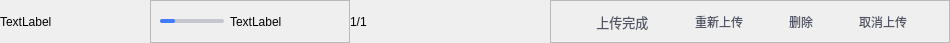
<?xml version="1.0" encoding="UTF-8"?>
<ui version="4.0">
 <class>QueueTableItem</class>
 <widget class="QWidget" name="QueueTableItem">
  <property name="geometry">
   <rect>
    <x>0</x>
    <y>0</y>
    <width>950</width>
    <height>41</height>
   </rect>
  </property>
  <property name="windowTitle">
   <string>Form</string>
  </property>
  <layout class="QHBoxLayout" name="horizontalLayout" stretch="1,3,1,2">
   <property name="spacing">
    <number>0</number>
   </property>
   <property name="sizeConstraint">
    <enum>QLayout::SetDefaultConstraint</enum>
   </property>
   <property name="leftMargin">
    <number>0</number>
   </property>
   <property name="topMargin">
    <number>0</number>
   </property>
   <property name="rightMargin">
    <number>0</number>
   </property>
   <property name="bottomMargin">
    <number>0</number>
   </property>
   <item>
    <widget class="QLabel" name="labelFileName">
     <property name="minimumSize">
      <size>
       <width>150</width>
       <height>0</height>
      </size>
     </property>
     <property name="maximumSize">
      <size>
       <width>150</width>
       <height>16777215</height>
      </size>
     </property>
     <property name="text">
      <string>TextLabel</string>
     </property>
    </widget>
   </item>
   <item>
    <widget class="QFrame" name="frame">
     <property name="minimumSize">
      <size>
       <width>200</width>
       <height>0</height>
      </size>
     </property>
     <property name="maximumSize">
      <size>
       <width>200</width>
       <height>16777215</height>
      </size>
     </property>
     <property name="frameShape">
      <enum>QFrame::StyledPanel</enum>
     </property>
     <property name="frameShadow">
      <enum>QFrame::Raised</enum>
     </property>
     <layout class="QHBoxLayout" name="horizontalLayout_2">
      <item>
       <widget class="QProgressBar" name="progressBar">
        <property name="minimumSize">
         <size>
          <width>64</width>
          <height>4</height>
         </size>
        </property>
        <property name="maximumSize">
         <size>
          <width>64</width>
          <height>4</height>
         </size>
        </property>
        <property name="styleSheet">
         <string notr="true">QProgressBar{text-align: center;
                                     background-color: #FFC4C7D0;
                                     border: 0px solid #FFC4C7D0;
                                     border-radius: 2px;}
QProgressBar::chunk{background-color: #FF407AFF;
                                     border-radius: 2px;}</string>
        </property>
        <property name="value">
         <number>24</number>
        </property>
        <property name="textVisible">
         <bool>false</bool>
        </property>
       </widget>
      </item>
      <item>
       <widget class="QLabel" name="labelProgressStatus">
        <property name="text">
         <string>TextLabel</string>
        </property>
       </widget>
      </item>
     </layout>
    </widget>
   </item>
   <item>
    <widget class="QLabel" name="labelPhoneNum">
     <property name="text">
      <string>1/1</string>
     </property>
    </widget>
   </item>
   <item>
    <widget class="QFrame" name="frame_2">
     <property name="frameShape">
      <enum>QFrame::StyledPanel</enum>
     </property>
     <property name="frameShadow">
      <enum>QFrame::Raised</enum>
     </property>
     <layout class="QHBoxLayout" name="horizontalLayout_3">
      <item>
       <widget class="QToolButton" name="toolBtnFinish">
        <property name="font">
         <font>
          <pointsize>10</pointsize>
         </font>
        </property>
        <property name="styleSheet">
         <string notr="true"> QToolButton {
     border: none;
     border-radius:2px;
	 background: transparent;
	 color:#FF505465;
 }
QToolButton:hover
{
	border:none;
	background: transparent;
}
 QToolButton:pressed {
     border: 2px solid #FF407AFF;
     border-radius: 2px;
	 background: transparent;
	 /*background-color: #FF407AFF;*/
	 color:#FFFFFFFF;
 }

 QToolButton:flat {
     border: none; /* no border for a flat push button */
 }

 QToolButton:default {
     border-color: navy; /* make the default button prominent */
 }
</string>
        </property>
        <property name="text">
         <string> 上传完成</string>
        </property>
        <property name="icon">
         <iconset resource="res.qrc">
          <normaloff>:/resource/upload/uploadFinish.png</normaloff>:/resource/upload/uploadFinish.png</iconset>
        </property>
        <property name="iconSize">
         <size>
          <width>12</width>
          <height>12</height>
         </size>
        </property>
        <property name="toolButtonStyle">
         <enum>Qt::ToolButtonTextBesideIcon</enum>
        </property>
       </widget>
      </item>
      <item>
       <widget class="QToolButton" name="toolBtnReupload">
        <property name="cursor">
         <cursorShape>PointingHandCursor</cursorShape>
        </property>
        <property name="styleSheet">
         <string notr="true"> QToolButton {
     border: none;
     border-radius:2px;
	 background: transparent;
	 color:#FF505465;
 }
QToolButton:hover
{
	border:none;
	background: transparent;
}
 QToolButton:pressed {
     border: 2px solid #FF407AFF;
     border-radius: 2px;
	 background: transparent;
	 /*background-color: #FF407AFF;*/
	 color:#FFFFFFFF;
 }

 QToolButton:flat {
     border: none; /* no border for a flat push button */
 }

 QToolButton:default {
     border-color: navy; /* make the default button prominent */
 }
</string>
        </property>
        <property name="text">
         <string> 重新上传</string>
        </property>
        <property name="icon">
         <iconset resource="res.qrc">
          <normaloff>:/resource/upload/reupload.png</normaloff>:/resource/upload/reupload.png</iconset>
        </property>
        <property name="iconSize">
         <size>
          <width>12</width>
          <height>12</height>
         </size>
        </property>
        <property name="toolButtonStyle">
         <enum>Qt::ToolButtonTextBesideIcon</enum>
        </property>
       </widget>
      </item>
      <item>
       <widget class="QToolButton" name="toolBtnDelete">
        <property name="cursor">
         <cursorShape>PointingHandCursor</cursorShape>
        </property>
        <property name="styleSheet">
         <string notr="true"> QToolButton {
     border: none;
     border-radius:2px;
	 background: transparent;
	 color:#FF505465;
 }
QToolButton:hover
{
	border:none;
	background: transparent;
}
 QToolButton:pressed {
     border: 2px solid #FF407AFF;
     border-radius: 2px;
	 background: transparent;
	 /*background-color: #FF407AFF;*/
	 color:#FFFFFFFF;
 }

 QToolButton:flat {
     border: none; /* no border for a flat push button */
 }

 QToolButton:default {
     border-color: navy; /* make the default button prominent */
 }
</string>
        </property>
        <property name="text">
         <string> 删除</string>
        </property>
        <property name="icon">
         <iconset resource="res.qrc">
          <normaloff>:/resource/upload/uploadDel.png</normaloff>:/resource/upload/uploadDel.png</iconset>
        </property>
        <property name="iconSize">
         <size>
          <width>12</width>
          <height>12</height>
         </size>
        </property>
        <property name="toolButtonStyle">
         <enum>Qt::ToolButtonTextBesideIcon</enum>
        </property>
       </widget>
      </item>
      <item>
       <widget class="QToolButton" name="toolBtnCancel">
        <property name="cursor">
         <cursorShape>PointingHandCursor</cursorShape>
        </property>
        <property name="styleSheet">
         <string notr="true"> QToolButton {
     border: none;
     border-radius:2px;
	 background: transparent;
	 color:#FF505465;
 }
QToolButton:hover
{
	border:none;
	background: transparent;
}
 QToolButton:pressed {
     border: 2px solid #FF407AFF;
     border-radius: 2px;
	 background: transparent;
	 /*background-color: #FF407AFF;*/
	 color:#FFFFFFFF;
 }

 QToolButton:flat {
     border: none; /* no border for a flat push button */
 }

 QToolButton:default {
     border-color: navy; /* make the default button prominent */
 }
</string>
        </property>
        <property name="text">
         <string> 取消上传</string>
        </property>
        <property name="icon">
         <iconset resource="res.qrc">
          <normaloff>:/resource/upload/cancelUpload.png</normaloff>:/resource/upload/cancelUpload.png</iconset>
        </property>
        <property name="iconSize">
         <size>
          <width>12</width>
          <height>12</height>
         </size>
        </property>
        <property name="toolButtonStyle">
         <enum>Qt::ToolButtonTextBesideIcon</enum>
        </property>
       </widget>
      </item>
     </layout>
    </widget>
   </item>
  </layout>
 </widget>
 <resources>
  <include location="res.qrc"/>
 </resources>
 <connections/>
</ui>
